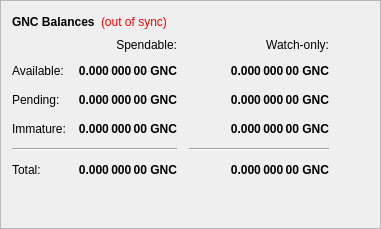
        <widget class="QFrame" name="frame">
         <property name="frameShape">
          <enum>QFrame::StyledPanel</enum>
         </property>
         <property name="frameShadow">
          <enum>QFrame::Raised</enum>
         </property>
         <layout class="QVBoxLayout" name="verticalLayout_4">
          <item>
           <layout class="QHBoxLayout" name="horizontalLayout_4">
            <item>
             <widget class="QLabel" name="label_5">
              <property name="font">
               <font>
                <weight>75</weight>
                <bold>true</bold>
               </font>
              </property>
              <property name="text">
               <string>GNC Balances</string>
              </property>
             </widget>
            </item>
            <item>
             <widget class="QLabel" name="labelWalletStatus">
              <property name="cursor">
               <cursorShape>WhatsThisCursor</cursorShape>
              </property>
              <property name="toolTip">
               <string>The displayed information may be out of date. Your wallet automatically synchronizes with the GNC network after a connection is established, but this process has not completed yet.</string>
              </property>
              <property name="styleSheet">
               <string notr="true">QLabel { color: red; }</string>
              </property>
              <property name="text">
               <string notr="true">(out of sync)</string>
              </property>
              <property name="alignment">
               <set>Qt::AlignLeading|Qt::AlignLeft|Qt::AlignVCenter</set>
              </property>
             </widget>
            </item>
            <item>
             <spacer name="horizontalSpacer_3">
              <property name="orientation">
               <enum>Qt::Horizontal</enum>
              </property>
              <property name="sizeHint" stdset="0">
               <size>
                <width>40</width>
                <height>20</height>
               </size>
              </property>
             </spacer>
            </item>
           </layout>
          </item>
          <item>
           <layout class="QGridLayout" name="gridLayout">
            <property name="spacing">
             <number>12</number>
            </property>
            <item row="2" column="2">
             <widget class="QLabel" name="labelWatchPending">
              <property name="font">
               <font>
                <weight>75</weight>
                <bold>true</bold>
               </font>
              </property>
              <property name="cursor">
               <cursorShape>IBeamCursor</cursorShape>
              </property>
              <property name="toolTip">
               <string>Unconfirmed transactions to watch-only addresses</string>
              </property>
              <property name="text">
               <string notr="true">0.000 000 00 GNC</string>
              </property>
              <property name="alignment">
               <set>Qt::AlignRight|Qt::AlignTrailing|Qt::AlignVCenter</set>
              </property>
              <property name="textInteractionFlags">
               <set>Qt::LinksAccessibleByMouse|Qt::TextSelectableByKeyboard|Qt::TextSelectableByMouse</set>
              </property>
             </widget>
            </item>
            <item row="2" column="1">
             <widget class="QLabel" name="labelUnconfirmed">
              <property name="font">
               <font>
                <weight>75</weight>
                <bold>true</bold>
               </font>
              </property>
              <property name="cursor">
               <cursorShape>IBeamCursor</cursorShape>
              </property>
              <property name="toolTip">
               <string>Total of transactions that have yet to be confirmed, and do not yet count toward the spendable balance</string>
              </property>
              <property name="text">
               <string notr="true">0.000 000 00 GNC</string>
              </property>
              <property name="alignment">
               <set>Qt::AlignRight|Qt::AlignTrailing|Qt::AlignVCenter</set>
              </property>
              <property name="textInteractionFlags">
               <set>Qt::LinksAccessibleByMouse|Qt::TextSelectableByKeyboard|Qt::TextSelectableByMouse</set>
              </property>
             </widget>
            </item>
            <item row="3" column="2">
             <widget class="QLabel" name="labelWatchImmature">
              <property name="font">
               <font>
                <weight>75</weight>
                <bold>true</bold>
               </font>
              </property>
              <property name="cursor">
               <cursorShape>IBeamCursor</cursorShape>
              </property>
              <property name="toolTip">
               <string>Staked or masternode rewards in watch-only addresses that has not yet matured</string>
              </property>
              <property name="text">
               <string notr="true">0.000 000 00 GNC</string>
              </property>
              <property name="alignment">
               <set>Qt::AlignRight|Qt::AlignTrailing|Qt::AlignVCenter</set>
              </property>
              <property name="textInteractionFlags">
               <set>Qt::LinksAccessibleByMouse|Qt::TextSelectableByKeyboard|Qt::TextSelectableByMouse</set>
              </property>
             </widget>
            </item>
            <item row="4" column="0" colspan="2">
             <widget class="Line" name="lineSpendableBalance">
              <property name="orientation">
               <enum>Qt::Horizontal</enum>
              </property>
             </widget>
            </item>
            <item row="4" column="2">
             <widget class="Line" name="lineWatchBalance">
              <property name="sizePolicy">
               <sizepolicy hsizetype="Preferred" vsizetype="Fixed">
                <horstretch>0</horstretch>
                <verstretch>0</verstretch>
               </sizepolicy>
              </property>
              <property name="minimumSize">
               <size>
                <width>140</width>
                <height>0</height>
               </size>
              </property>
              <property name="orientation">
               <enum>Qt::Horizontal</enum>
              </property>
             </widget>
            </item>
            <item row="5" column="0">
             <widget class="QLabel" name="labelTotalText">
              <property name="text">
               <string>Total:</string>
              </property>
             </widget>
            </item>
            <item row="3" column="1">
             <widget class="QLabel" name="labelImmature">
              <property name="font">
               <font>
                <weight>75</weight>
                <bold>true</bold>
               </font>
              </property>
              <property name="cursor">
               <cursorShape>IBeamCursor</cursorShape>
              </property>
              <property name="toolTip">
               <string>Staked or masternode rewards that has not yet matured</string>
              </property>
              <property name="text">
               <string notr="true">0.000 000 00 GNC</string>
              </property>
              <property name="alignment">
               <set>Qt::AlignRight|Qt::AlignTrailing|Qt::AlignVCenter</set>
              </property>
              <property name="textInteractionFlags">
               <set>Qt::LinksAccessibleByMouse|Qt::TextSelectableByKeyboard|Qt::TextSelectableByMouse</set>
              </property>
             </widget>
            </item>
            <item row="2" column="3">
             <spacer name="horizontalSpacer_2">
              <property name="orientation">
               <enum>Qt::Horizontal</enum>
              </property>
              <property name="sizeHint" stdset="0">
               <size>
                <width>40</width>
                <height>20</height>
               </size>
              </property>
             </spacer>
            </item>
            <item row="3" column="0">
             <widget class="QLabel" name="labelImmatureText">
              <property name="text">
               <string>Immature:</string>
              </property>
             </widget>
            </item>
            <item row="5" column="1">
             <widget class="QLabel" name="labelTotal">
              <property name="font">
               <font>
                <weight>75</weight>
                <bold>true</bold>
               </font>
              </property>
              <property name="cursor">
               <cursorShape>IBeamCursor</cursorShape>
              </property>
              <property name="toolTip">
               <string>Your current total balance</string>
              </property>
              <property name="text">
               <string notr="true">0.000 000 00 GNC</string>
              </property>
              <property name="alignment">
               <set>Qt::AlignRight|Qt::AlignTrailing|Qt::AlignVCenter</set>
              </property>
              <property name="textInteractionFlags">
               <set>Qt::LinksAccessibleByMouse|Qt::TextSelectableByKeyboard|Qt::TextSelectableByMouse</set>
              </property>
             </widget>
            </item>
            <item row="5" column="2">
             <widget class="QLabel" name="labelWatchTotal">
              <property name="font">
               <font>
                <weight>75</weight>
                <bold>true</bold>
               </font>
              </property>
              <property name="cursor">
               <cursorShape>IBeamCursor</cursorShape>
              </property>
              <property name="toolTip">
               <string>Current total balance in watch-only addresses</string>
              </property>
              <property name="text">
               <string notr="true">0.000 000 00 GNC</string>
              </property>
              <property name="alignment">
               <set>Qt::AlignRight|Qt::AlignTrailing|Qt::AlignVCenter</set>
              </property>
              <property name="textInteractionFlags">
               <set>Qt::LinksAccessibleByMouse|Qt::TextSelectableByKeyboard|Qt::TextSelectableByMouse</set>
              </property>
             </widget>
            </item>
            <item row="0" column="2">
             <widget class="QLabel" name="labelWatchonly">
              <property name="text">
               <string>Watch-only:</string>
              </property>
              <property name="alignment">
               <set>Qt::AlignRight|Qt::AlignTrailing|Qt::AlignVCenter</set>
              </property>
             </widget>
            </item>
            <item row="1" column="0">
             <widget class="QLabel" name="labelBalanceText">
              <property name="text">
               <string>Available:</string>
              </property>
             </widget>
            </item>
            <item row="1" column="1">
             <widget class="QLabel" name="labelBalance">
              <property name="font">
               <font>
                <weight>75</weight>
                <bold>true</bold>
               </font>
              </property>
              <property name="cursor">
               <cursorShape>IBeamCursor</cursorShape>
              </property>
              <property name="toolTip">
               <string>Your current spendable balance</string>
              </property>
              <property name="text">
               <string notr="true">0.000 000 00 GNC</string>
              </property>
              <property name="alignment">
               <set>Qt::AlignRight|Qt::AlignTrailing|Qt::AlignVCenter</set>
              </property>
              <property name="textInteractionFlags">
               <set>Qt::LinksAccessibleByMouse|Qt::TextSelectableByKeyboard|Qt::TextSelectableByMouse</set>
              </property>
             </widget>
            </item>
            <item row="1" column="2">
             <widget class="QLabel" name="labelWatchAvailable">
              <property name="font">
               <font>
                <weight>75</weight>
                <bold>true</bold>
               </font>
              </property>
              <property name="cursor">
               <cursorShape>IBeamCursor</cursorShape>
              </property>
              <property name="toolTip">
               <string>Your current balance in watch-only addresses</string>
              </property>
              <property name="text">
               <string notr="true">0.000 000 00 GNC</string>
              </property>
              <property name="alignment">
               <set>Qt::AlignRight|Qt::AlignTrailing|Qt::AlignVCenter</set>
              </property>
              <property name="textInteractionFlags">
               <set>Qt::LinksAccessibleByMouse|Qt::TextSelectableByKeyboard|Qt::TextSelectableByMouse</set>
              </property>
             </widget>
            </item>
            <item row="2" column="0">
             <widget class="QLabel" name="labelPendingText">
              <property name="text">
               <string>Pending:</string>
              </property>
             </widget>
            </item>
            <item row="0" column="1">
             <widget class="QLabel" name="labelSpendable">
              <property name="text">
               <string>Spendable:</string>
              </property>
              <property name="alignment">
               <set>Qt::AlignRight|Qt::AlignTrailing|Qt::AlignVCenter</set>
              </property>
             </widget>
            </item>
           </layout>
          </item>
          <item>
           <spacer name="verticalSpacer_4">
            <property name="orientation">
             <enum>Qt::Vertical</enum>
            </property>
            <property name="sizeHint" stdset="0">
             <size>
              <width>20</width>
              <height>40</height>
             </size>
            </property>
           </spacer>
          </item>
         </layout>
        </widget>
